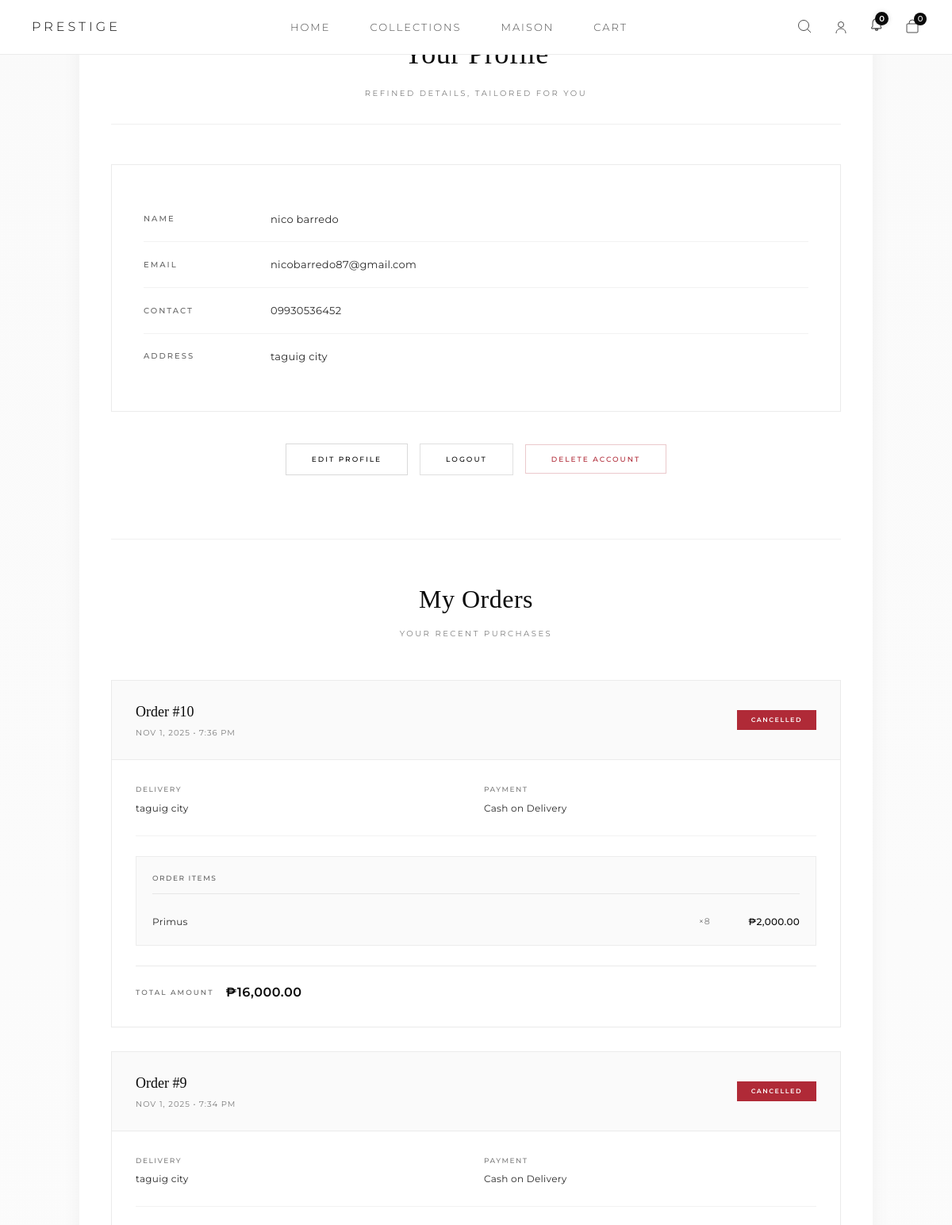
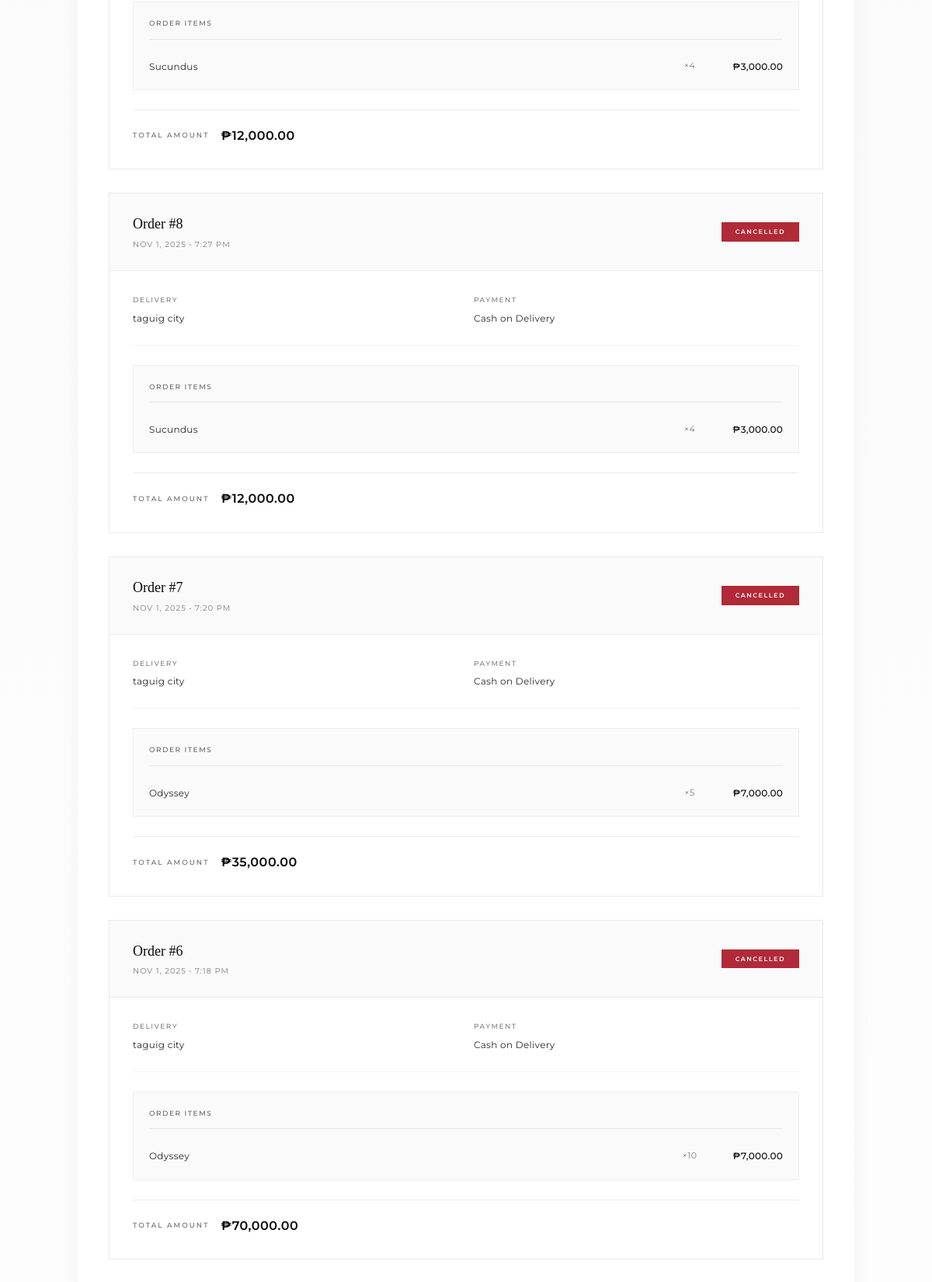
/user/index.php (signed in, upper part), run on the app's committed database (2 pictures, top to bottom).
### tables this page shows
CREATE TABLE `customers` (
  `customer_id` int(11) NOT NULL,
  `full_name` varchar(100) NOT NULL,
  `contact_number` varchar(20) DEFAULT NULL,
  `address` varchar(255) DEFAULT NULL,
  `email` varchar(100) DEFAULT NULL,
  `password` varchar(255) NOT NULL
);

CREATE TABLE `orders` (
  `order_id` int(11) NOT NULL,
  `customer_id` int(11) DEFAULT NULL,
  `order_date` datetime DEFAULT current_timestamp(),
  `order_status` varchar(20) DEFAULT 'Pending',
  `date_received` datetime DEFAULT NULL,
  `delivery_address` text DEFAULT NULL,
  `payment_method` varchar(50) DEFAULT 'COD',
  `payment_reference` varchar(100) DEFAULT NULL
);

CREATE TABLE `order_details` (
  `order_detail_id` int(11) NOT NULL,
  `order_id` int(11) DEFAULT NULL,
  `product_id` int(11) DEFAULT NULL,
  `quantity` int(11) NOT NULL,
  `unit_price` decimal(10,2) NOT NULL
);

CREATE TABLE `products` (
  `product_id` int(11) NOT NULL,
  `product_name` varchar(100) NOT NULL,
  `description` text DEFAULT NULL,
  `category_id` int(11) DEFAULT NULL,
  `supplier_id` int(11) DEFAULT NULL,
  `price` decimal(10,2) NOT NULL,
  `stock_quantity` int(11) DEFAULT 0,
  `image_path` varchar(255) DEFAULT NULL,
  `variant` varchar(50) DEFAULT NULL,
  `is_active` tinyint(1) DEFAULT 1
);

### user/index.php (the view, shortened to what this page needs)
<?php
require_once('../includes/header.php');
$customer_id = (int) $_SESSION['customer_id'];
$stmt = $conn->prepare("SELECT full_name, email, contact_number, address FROM customers WHERE customer_id = ?");
$stmt->bind_param("i", $customer_id);
$stmt->execute();
$result = $stmt->get_result();
$customer = $result->fetch_assoc();
$order_query = "
    SELECT o.order_id, o.order_date, o.order_status, o.delivery_address, o.payment_method,
           SUM(od.quantity * od.unit_price) AS total_amount
    FROM orders o
    LEFT JOIN order_details od ON o.order_id = od.order_id
    WHERE o.customer_id = ?
    GROUP BY o.order_id
    ORDER BY o.order_date DESC
";
$stmt = $conn->prepare($order_query);
$stmt->bind_param("i", $customer_id);
$stmt->execute();
$orders = $stmt->get_result();
?>
<main class="profile-dashboard">
  <div class="profile-container">
    <div class="page-header">
      <h1 class="lux-title">Your Profile</h1>
      <p class="lux-subtitle">Refined details, tailored for you</p>
    </div>
    <div class="profile-card">
      <div class="profile-detail">
        <div class="detail-row">
          <span class="detail-label">Name</span>
          <span class="detail-value"><?php echo htmlspecialchars($customer['full_name']); ?></span>
        </div>
        <div class="detail-row">
          <span class="detail-label">Email</span>
          <span class="detail-value"><?php echo htmlspecialchars($customer['email']); ?></span>
        </div>
        <div class="detail-row">
          <span class="detail-label">Contact</span>
          <span class="detail-value"><?php echo htmlspecialchars($customer['contact_number']); ?></span>
        </div>
        <div class="detail-row">
          <span class="detail-label">Address</span>
          <span class="detail-value"><?php echo htmlspecialchars($customer['address']); ?></span>
        </div>
      </div>
    </div>
    <div class="profile-actions">
      <a href="edit_profile.php" class="btn btn-primary"><span>Edit Profile</span></a>
      <a href="../user/logout.php" class="btn btn-secondary"><span>Logout</span></a>
      <form action="delete_account.php" method="POST" style="display:inline;">
        <button type="submit" name="delete_account" class="btn btn-danger"
          onclick="return confirm('Delete your account permanently? This action cannot be undone.');">
          <span>Delete Account</span>
        </button>
      </form>
    </div>
    <section class="orders-section">
      <div class="section-header">
        <h2 class="lux-title">My Orders</h2>
        <p class="lux-subtitle">Your recent purchases</p>
      </div>
      <?php if ($orders->num_rows > 0): ?>
        <div class="orders-grid">
          <?php while ($order = $orders->fetch_assoc()): ?>
            <div class="order-card">
              <div class="order-header">
                <div class="order-info">
                  <h3 class="order-number">Order #<?php echo $order['order_id']; ?></h3>
                  <p class="order-date"><?php echo date("M j, Y • g:i A", strtotime($order['order_date'])); ?></p>
                </div>
                <span class="order-status <?php echo strtolower(str_replace(' ', '-', $order['order_status'])); ?>">
                  <?php echo htmlspecialchars($order['order_status']); ?>
                </span>
              </div>
              <div class="order-body">
                <div class="order-meta">
                  <div class="meta-item">
                    <span class="meta-label">Delivery</span>
                    <span class="meta-value"><?php echo htmlspecialchars($order['delivery_address']); ?></span>
                  </div>
                  <div class="meta-item">
                    <span class="meta-label">Payment</span>
                    <span class="meta-value"><?php echo htmlspecialchars($order['payment_method']); ?></span>
                  </div>
                </div>
                <?php
                $detail_stmt = $conn->prepare("
                    SELECT p.product_name, od.quantity, od.unit_price
                    FROM order_details od
                    JOIN products p ON od.product_id = p.product_id
                    WHERE od.order_id = ?
                ");
                $detail_stmt->bind_param("i", $order['order_id']);
                $detail_stmt->execute();
                $items = $detail_stmt->get_result();
                ?>
                <div class="order-items">
                  <div class="items-header">Order Items</div>
                  <?php while ($item = $items->fetch_assoc()): ?>
                    <div class="order-item">
                      <span class="item-name"><?php echo htmlspecialchars($item['product_name']); ?></span>
                      <span class="item-qty">×<?php echo $item['quantity']; ?></span>
                      <span class="item-price">₱<?php echo number_format($item['unit_price'], 2); ?></span>
                    </div>
                  <?php endwhile; ?>
                </div>
                <div class="order-footer">
                  <div class="order-total">
                    <span class="total-label">Total Amount</span>
                    <span class="total-value">₱<?php echo number_format($order['total_amount'], 2); ?></span>
                  </div>
                </div>
              </div>
            </div>
          <?php endwhile; ?>
        </div>
      <?php endif; ?>
    </section>
  </div>
</main>
<?php require_once('../includes/footer.php'); ?>

### assets/css/style.css (style rules this page uses)
* { margin: 0; padding: 0; box-sizing: border-box; }
body { font-family: 'Lato', -apple-system, BlinkMacSystemFont, 'Segoe UI', sans-serif; line-height: 1.6; color: #333; background: #ffffff; }
a { text-decoration: none; color: inherit; }
main { margin-top: 0 !important; padding-top: 0 !important; }
.btn { display: inline-block; padding: 18px 50px; text-decoration: none; font-size: 11px; letter-spacing: 3px; text-transform: uppercase; transition: all 0.5s cubic-bezier(0.4, 0, 0.2, 1); font-weight: 400; position: relative; overflow: hidden; cursor: pointer; }
.btn-primary { background: transparent; color: #ffffff; border: 1px solid rgba(255, 255, 255, 0.4); }
.btn-primary::before { content: ''; position: absolute; top: 0; left: -100%; width: 100%; height: 100%; background: #ffffff; transition: left 0.5s cubic-bezier(0.4, 0, 0.2, 1); z-index: -1; }
.profile-container { max-width: 600px; width: 100%; background: #fff; border-radius: 15px; box-shadow: 0 5px 25px rgba(0, 0, 0, 0.05); padding: 40px; text-align: left; }
.profile-actions { text-align: right; margin-top: 30px; }

### data on the page
customers: full_name "nico barredo", email "nicobarredo87@gmail.com", contact_number "09930536452", address "taguig city"
orders: order_id "10", order_date "NOV 1, 2025 • 7:36 PM", order_status "CANCELLED", delivery_address "taguig city", payment_method "Cash on Delivery", total_amount "16,000.00"
order_details: product.product_name "Primus", quantity "8", unit_price "2,000.00"
orders: order_id "9", order_date "NOV 1, 2025 • 7:34 PM", order_status "CANCELLED", delivery_address "taguig city", payment_method "Cash on Delivery", total_amount "12,000.00"
order_details: product.product_name "Sucundus", quantity "4", unit_price "3,000.00"
orders: order_id "8", order_date "NOV 1, 2025 • 7:27 PM", order_status "CANCELLED", delivery_address "taguig city", payment_method "Cash on Delivery", total_amount "12,000.00"
order_details: product.product_name "Sucundus", quantity "4", unit_price "3,000.00"
orders: order_id "7", order_date "NOV 1, 2025 • 7:20 PM", order_status "CANCELLED", delivery_address "taguig city", payment_method "Cash on Delivery", total_amount "35,000.00"
order_details: product.product_name "Odyssey", quantity "5", unit_price "7,000.00"
orders: order_id "6", order_date "NOV 1, 2025 • 7:18 PM", order_status "CANCELLED", delivery_address "taguig city", payment_method "Cash on Delivery", total_amount "70,000.00"
order_details: product.product_name "Odyssey", quantity "10", unit_price "7,000.00"

### other printed values
$cart_count "0"
